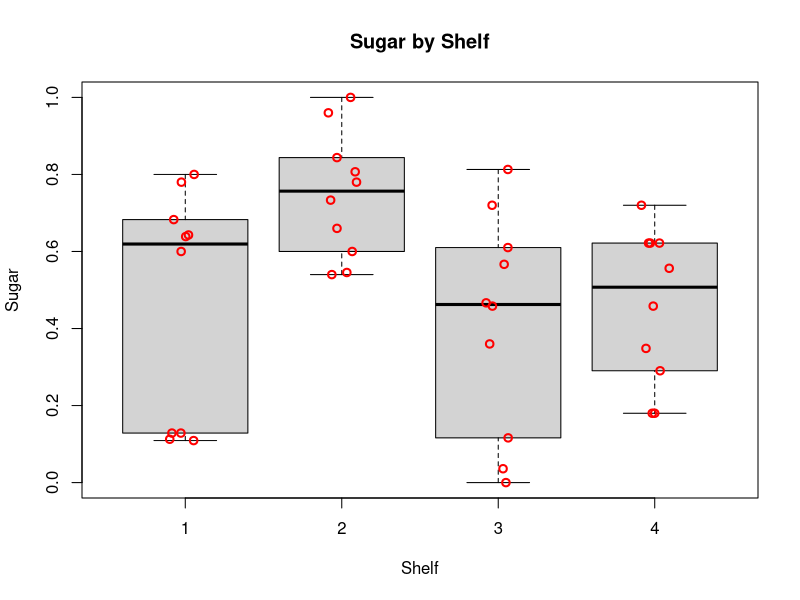
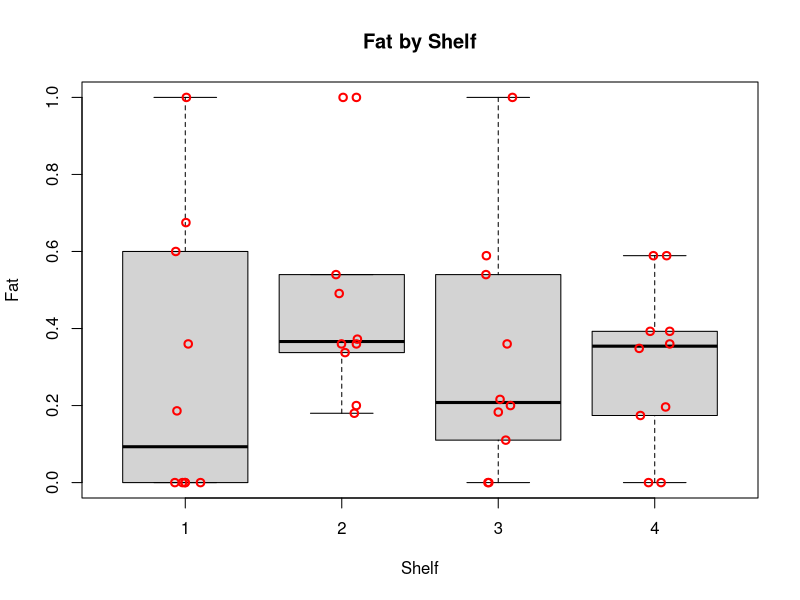
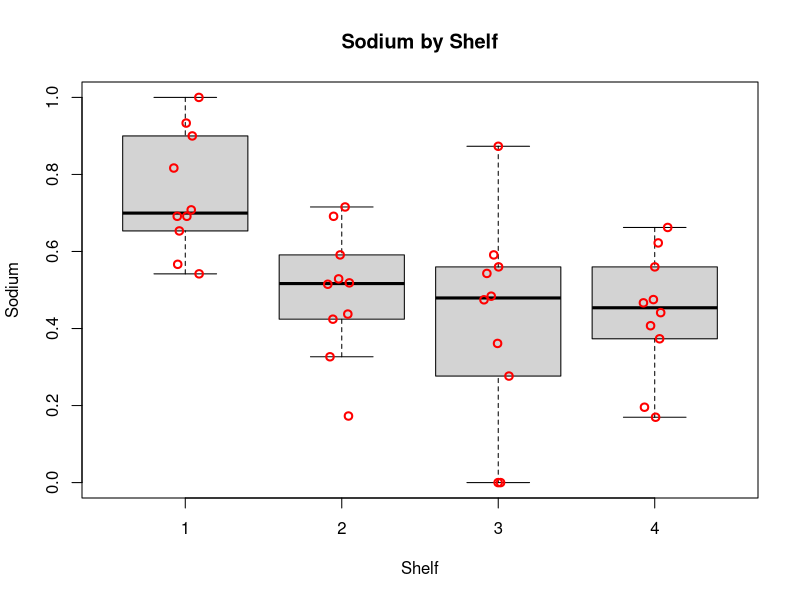
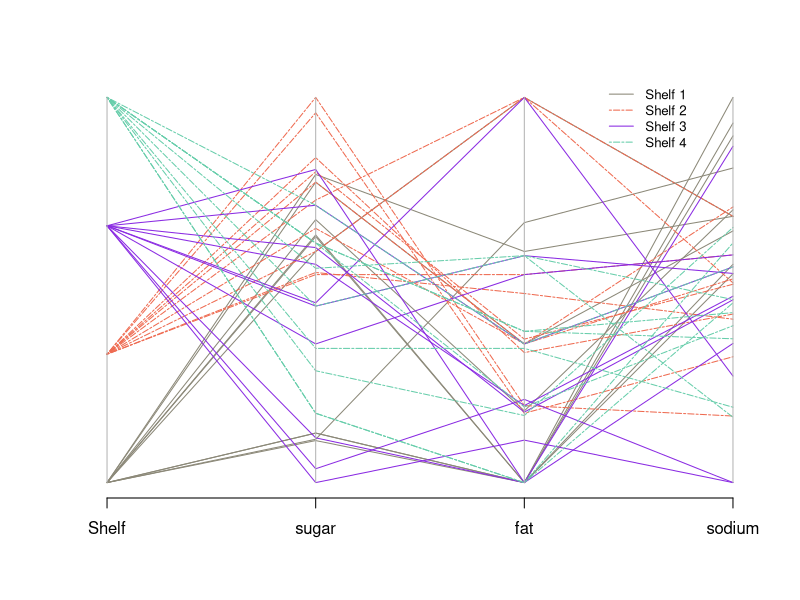
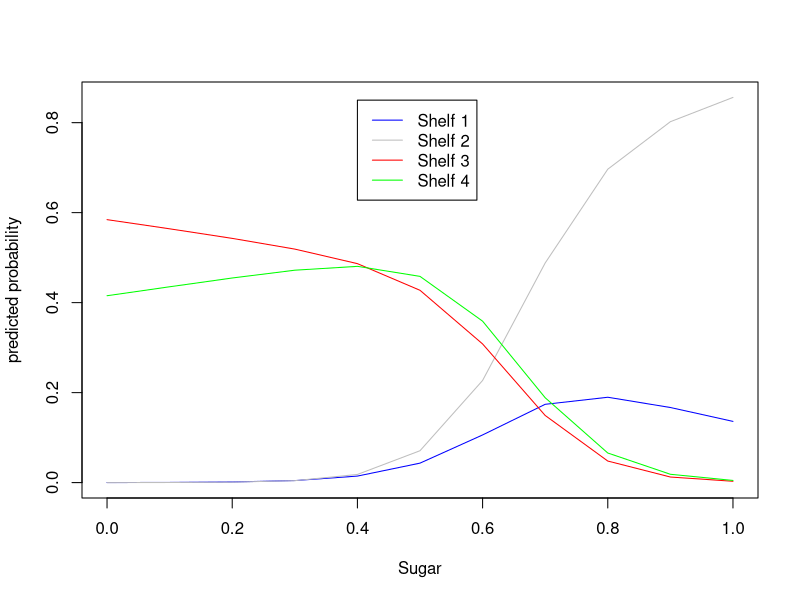
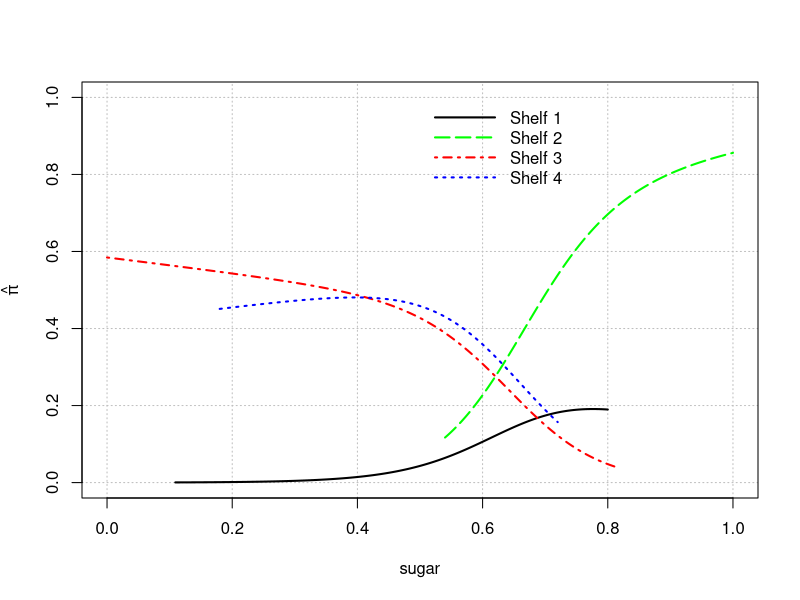

These charts were generated, in order, by the following R code:
## ---- chunk 1

#Load libraries and insert a function to tidy up the code when they are printed out
library(vcd)
library(nnet)
library(car)
library(Hmisc)
library(skimr)
library(MASS)

rm(list = ls())
library(knitr)
opts_chunk$set(tidy.opts=list(width.cutoff=60),tidy=TRUE)

## ---- chunk 2
cereal <- read.csv("cereal_dillons.csv")
str(cereal)
## ---- chunk 3
# Examine the data to check data validity before proceeding with the questions.
skim(cereal)
## ---- chunk 4
# the formula is from textbook
standardize <- function(x) { (x - min(x)) / (max(x) - min(x))}
cereal2 <- data.frame(Shelf = cereal$Shelf, Cereal = cereal$Cereal, 
                      sugar = standardize(cereal$sugar_g / cereal$size_g), 
                      fat = standardize(cereal$fat_g / cereal$size_g), 
                      sodium = standardize(cereal$sodium / cereal$size_g))

head(cereal2)
## ---- chunk 5
# this code is from textbook
boxplot(formula = sugar ~ Shelf, data = cereal2, ylab = "Sugar", 
        xlab = "Shelf", main = "Sugar by Shelf", pars = list(outpch=NA))
stripchart(x = cereal2$sugar ~ cereal2$Shelf, lwd = 2, col = "red", 
           method = "jitter", vertical = TRUE, pch = 1, add = TRUE)

boxplot(formula = fat ~ Shelf, data = cereal2, ylab = "Fat", 
        xlab = "Shelf", main = "Fat by Shelf",pars = list(outpch=NA))
stripchart(x = cereal2$fat ~ cereal2$Shelf, lwd = 2, col = "red", 
           method = "jitter", vertical = TRUE, pch = 1, add = TRUE)

boxplot(formula = sodium ~ Shelf, data = cereal2, ylab = "Sodium", 
        xlab = "Shelf", main = "Sodium by Shelf", pars = list(outpch=NA))
stripchart(x = cereal2$sodium ~ cereal2$Shelf, lwd = 2, col = "red", 
           method = "jitter", vertical = TRUE, pch = 1, add = TRUE)

## ---- chunk 6
cereal3<-data.frame(cereal2[1], cereal2[,3:5])

# Colors by condition:
cereal.colors<-ifelse(test = cereal2$Shelf==1, yes = "cornsilk4", 
                no = ifelse(test = cereal2$Shelf==2, yes = "coral2", 
                no = ifelse(test = cereal2$Shelf==3, yes = "blueviolet", no= "aquamarine3")))
# Line type by condition:
cereal.lty<-ifelse(test = cereal2$Shelf==1, yes = "solid", 
                no = ifelse(test = cereal2$Shelf==2, yes = "twodash", 
                no = ifelse(test = cereal2$Shelf==3, yes = "solid", no = "twodash")))

parcoord(x = cereal3, col = cereal.colors, lty = cereal.lty)  # Plot
legend(x = 3.35, y = 1.05, legend = c("Shelf 1", "Shelf 2", "Shelf 3", "Shelf 4"), lty = c("solid", "twodash", "solid", "twodash"),
  col=c("cornsilk4", "coral2", "blueviolet","aquamarine3"), cex=0.8, bty="n")
## ---- chunk 7
levels(as.factor(cereal2$Shelf))
mod1 <- multinom(as.factor(Shelf) ~ sugar + fat + sodium, data=cereal2)
summary(mod1)
Anova(mod1)
## ---- chunk 8
sd.cereal<-apply(X=cereal2[, -c(2)], MARGIN = 2, FUN = sd)
c.value<-c(sd.cereal)[2:4]
round(c.value,2)
## ---- chunk 9
#coefficients(mod1)
beta.hat2<-coefficients(mod1)[1,2:4]
beta.hat3<-coefficients(mod1)[2,2:4]
beta.hat4<-coefficients(mod1)[3,2:4]
# OR for j = 2 (Shelf 2 vs Shelf 1)
print("OR for j = 2 vs j = 1")
round(exp(c.value*beta.hat2),2)
round(1/exp(c.value*beta.hat2),2)
# OR for j = 3 (Shelf 3 vs Shelf 1)
print("OR for j = 3 vs j = 1")
round(exp(c.value*beta.hat3),2)
round(1/exp(c.value*beta.hat3),2)
# OR for j = 4 (Shelf 4 vs Shelf 1)
print("OR for j = 3 vs j = 1")
round(exp(c.value*beta.hat4),2)
round(1/exp(c.value*beta.hat4),2)
# OR for j = 3 (Shelf 3 vs Shelf 2)
print("OR for j = 3 vs j = 2")
round(exp(c.value*beta.hat3-c.value*beta.hat2),2)
round(1/exp(c.value*beta.hat3-c.value*beta.hat2),2)
# OR for j = 4 (Shelf 3 vs Shelf 2)
print("OR for j = 4 vs j = 2")
round(exp(c.value*beta.hat4-c.value*beta.hat2),2)
round(1/exp(c.value*beta.hat4-c.value*beta.hat2),2)
# OR for j = 4 (Shelf 3 vs Shelf 3)
print("OR for j = 4 vs j = 3")
round(exp(c.value*beta.hat4-c.value*beta.hat3),2)
round(1/exp(c.value*beta.hat4-c.value*beta.hat3),2)
## ---- chunk 10
## Not actually sure if this is what the question means?

modA <- multinom(as.factor(Shelf) ~ sugar + fat + sodium + sugar:fat, data = cereal2)
Anova(modA)

modB <- multinom(as.factor(Shelf) ~ sugar + fat + sodium + sugar:sodium, data = cereal2)
Anova(modB)

modC <- multinom(as.factor(Shelf) ~ sugar + fat + sodium + fat:sodium, data = cereal2)
Anova(modC)

modD <- multinom(as.factor(Shelf) ~ sugar + fat + sodium + fat:sodium:sugar, data = cereal2)
Anova(modD)

modE <- multinom(as.factor(Shelf) ~ sugar + fat + sodium + sugar:fat +
                   sugar:sodium + fat:sodium + fat:sodium:sugar, data = cereal2)
Anova(modE)
## ---- chunk 11
#recall rescale function from textbook stand01 <- function(x) { (x - min(x))/(max(x) - min(x)) } 
# cereal has the pre-scaled variable numbers. Don't use cereal2
stand02 <-function(x, variable) { (x-min(variable))/(max(variable)-min(variable))}
sugar1<-stand02(x = 12/28, variable = cereal$sugar)
fat1<-stand02(x=0.5/28, variable=cereal$fat)
sodium1<-stand02(x=1.3/28, variable=cereal$sodium)
newdata<-data.frame(sugar=sugar1, fat=fat1,sodium=sodium1)
lin.pred.hat <- predict(object = mod1, newdata = newdata, type = "probs", se = TRUE)
round(lin.pred.hat,7)

## ---- chunk 12
stand.new <- function(meas, serv_size, comparison) {( meas/serv_size - min(comparison)) / (max(comparison) - min(comparison))}

newdata <- data.frame(sugar = stand.new(12, 28, cereal$sugar_g/cereal$size_g), 
                      fat = stand.new(0.5, 28, cereal$fat_g/cereal$size_g),
                      sodium = stand.new(130, 28, cereal$sodium_mg/cereal$size_g))

round(predict(object = mod1, newdata = newdata, type = "probs", se.fit = TRUE),7)
## ---- chunk 13
newfat <- c(rep(mean(cereal2$fat),11))
newsodium <- c(rep(mean(cereal2$sodium),11))
newsugar <- c(seq(0,1, 0.1))
simulated.data <- data.frame(sugar=newsugar, fat=newfat, sodium=newsodium)
pi.hat.sim <-predict(mod1, newdata=simulated.data, type="probs")
plot.new()
x<- seq(0,1,0.1)
plot(x,pi.hat.sim[,1],type='l',col="blue",
     ylim=range(min(pi.hat.sim), max(pi.hat.sim)),
     xlab = "Sugar", ylab = "predicted probability")
lines(x, pi.hat.sim[,2], col="gray")
lines(x, pi.hat.sim[,3], col="red")
lines(x, pi.hat.sim[,4], col="green")

legend(x = 0.4, y = 0.85 , legend = c("Shelf 1", "Shelf 2", "Shelf 3", "Shelf 4"), col=c("blue","gray","red","green"),lty = "solid")

## ---- chunk 14
## Open question: in figure 3.3, they have each line stop at the min/max for each type of kernel (equivalent to each shelf in our example). Is this what we want, or do we want it to go from 0 to 1 for each shelf? (code for both below, 0-1 is commented out.)


beta.hat<-coefficients(mod1)
beta.hat
mean_fat <- mean(cereal2$fat)
mean_sodium <- mean(cereal2$sodium)


# Create plotting area first to make sure get the whole region with respect to x-axis
curve(expr = 1/(1 + exp(beta.hat[1,1] + beta.hat[1,2]*x) + exp(beta.hat[2,1] + beta.hat[2,2]*x)), ylab = expression(hat(pi)), xlab = "sugar",
  xlim = c(min(cereal2$sugar), max(cereal2$sugar)), ylim = c(0, 1), col = "black", lty = "solid", lwd = 2, n = 1000, type = "n",
  panel.first = grid(col = "gray", lty = "dotted"))

## Plot each pi_j
# Shelf1
curve(expr = 1/(1 + exp(beta.hat[1,1] + beta.hat[1,2]*x + beta.hat[1,3]*mean_fat + beta.hat[1,4]*mean_sodium)
                + exp(beta.hat[2,1] + beta.hat[2,2]*x + beta.hat[2,3]*mean_fat + beta.hat[2,4]*mean_sodium)
                + exp(beta.hat[3,1] + beta.hat[3,2]*x + beta.hat[3,3]*mean_fat + beta.hat[3,4]*mean_sodium)),
  col = "black", lty = "solid", lwd = 2, n = 1000, add = TRUE,
  xlim = c(min(cereal2$sugar[cereal2$Shelf == 1]), max(cereal2$sugar[cereal2$Shelf == 1])))
  # xlim = c(0,1))  

# Shelf2
curve(expr = exp(beta.hat[1,1] + beta.hat[1,2]*x + beta.hat[1,3]*mean_fat + beta.hat[1,4]*mean_sodium)/
        (1 + exp(beta.hat[1,1] + beta.hat[1,2]*x + beta.hat[1,3]*mean_fat + beta.hat[1,4]*mean_sodium)
                + exp(beta.hat[2,1] + beta.hat[2,2]*x + beta.hat[2,3]*mean_fat + beta.hat[2,4]*mean_sodium)
                + exp(beta.hat[3,1] + beta.hat[3,2]*x + beta.hat[3,3]*mean_fat + beta.hat[3,4]*mean_sodium)), 
      col = "green", lty = "longdash", lwd = 2, n = 1000, add = TRUE, 
      xlim = c(min(cereal2$sugar[cereal2$Shelf == 2]), max(cereal2$sugar[cereal2$Shelf == 2])))
      # xlim = c(0,1))  

# Shelf3
curve(expr = exp(beta.hat[2,1] + beta.hat[2,2]*x + beta.hat[2,3]*mean_fat + beta.hat[2,4]*mean_sodium)/
        (1 + exp(beta.hat[1,1] + beta.hat[1,2]*x + beta.hat[1,3]*mean_fat + beta.hat[1,4]*mean_sodium)
                + exp(beta.hat[2,1] + beta.hat[2,2]*x + beta.hat[2,3]*mean_fat + beta.hat[2,4]*mean_sodium)
                + exp(beta.hat[3,1] + beta.hat[3,2]*x + beta.hat[3,3]*mean_fat + beta.hat[3,4]*mean_sodium)),
  col = "red", lty = "dotdash", lwd = 2, n = 1000, add = TRUE,
  xlim = c(min(cereal2$sugar[cereal2$Shelf == 3]), max(cereal2$sugar[cereal2$Shelf == 3])))
  # xlim = c(0,1))

# Shelf4
curve(expr = exp(beta.hat[3,1] + beta.hat[3,2]*x + beta.hat[3,3]*mean_fat + beta.hat[3,4]*mean_sodium)/
        (1 + exp(beta.hat[1,1] + beta.hat[1,2]*x + beta.hat[1,3]*mean_fat + beta.hat[1,4]*mean_sodium)
                + exp(beta.hat[2,1] + beta.hat[2,2]*x + beta.hat[2,3]*mean_fat + beta.hat[2,4]*mean_sodium)
                + exp(beta.hat[3,1] + beta.hat[3,2]*x + beta.hat[3,3]*mean_fat + beta.hat[3,4]*mean_sodium)),
  col = "blue", lty = "dotted", lwd = 2, n = 1000, add = TRUE,
  xlim = c(min(cereal2$sugar[cereal2$Shelf == 4]), max(cereal2$sugar[cereal2$Shelf == 4])))   
  # xlim = c(0,1))




legend(x = 0.5, y = 1.0, legend=c("Shelf 1", "Shelf 2", "Shelf 3", "Shelf 4"), 
       lty=c("solid","longdash", "dotdash", "dotted"),
  col=c("black","green","red", "blue"), bty="n", lwd = c(2,2,2), seg.len = 4)
